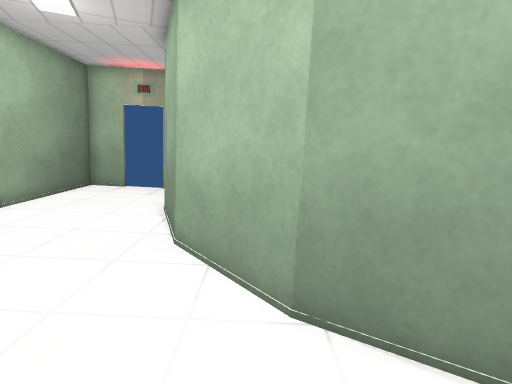
view 1 (above)

13 first-person views from a walk through a 3-D level made in the Unity game engine. The camera is 1.3 m above the floor, tilts 12° down and sees 80° across. The floor is counted in squares, 0.5 m on a side. Each view is taken from the middle of a square. On the plan, view 1 faces up. The plan holds only what a view shows up to about 20 squares ahead; the rest is blank. The player is left out. Door leaves are left out, so doorways stand open. Some surface patterns are stand-ins.

view 2
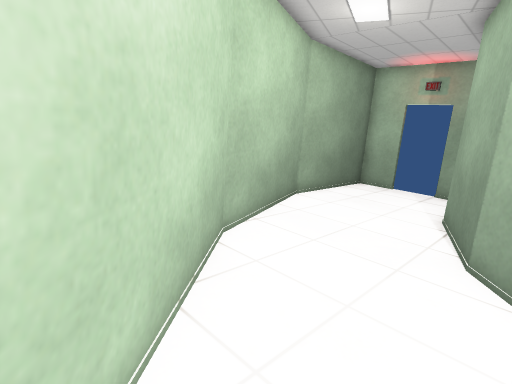

view 3
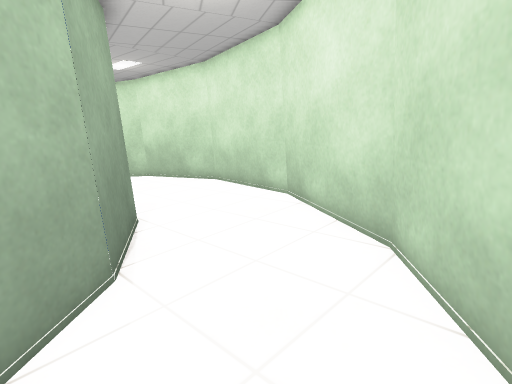

view 4
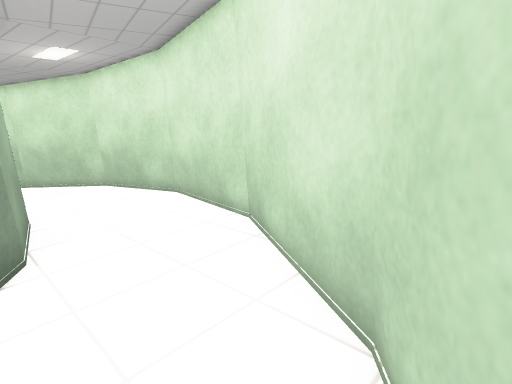

view 5
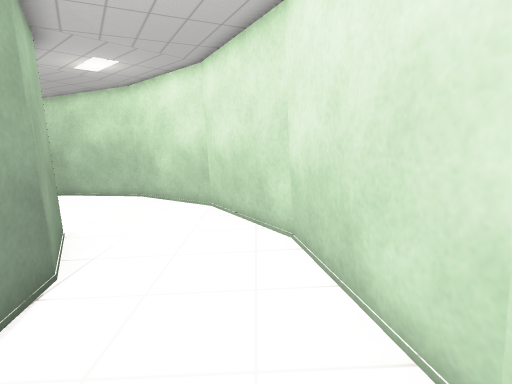

view 6
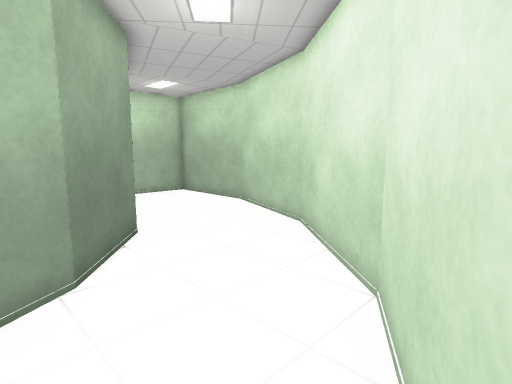

view 7
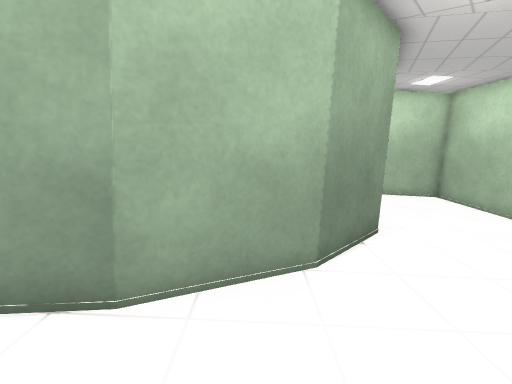

view 8
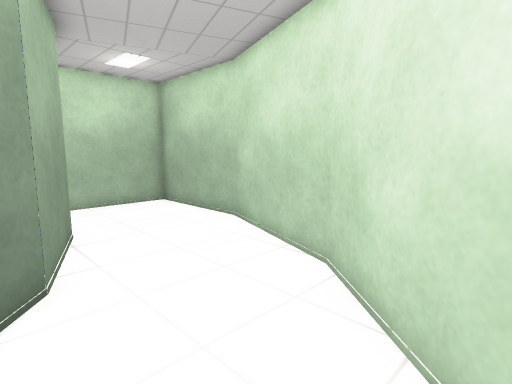

view 9
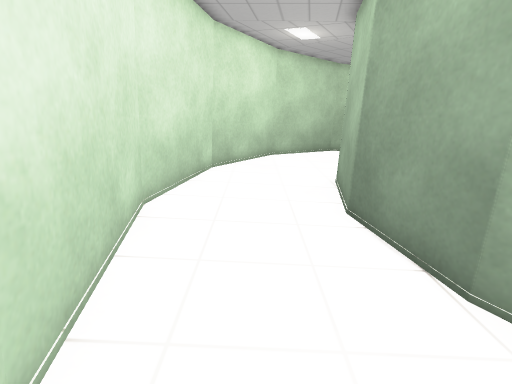

view 10
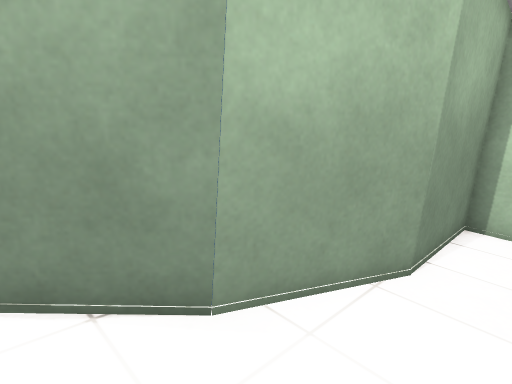

view 11
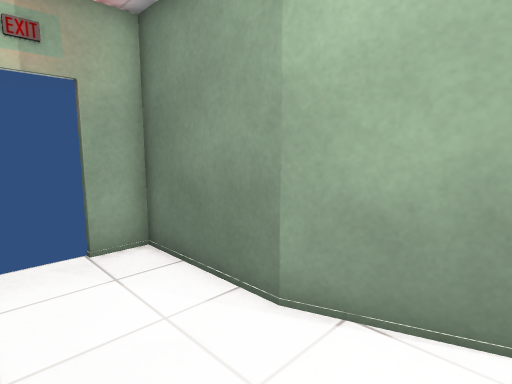

view 12
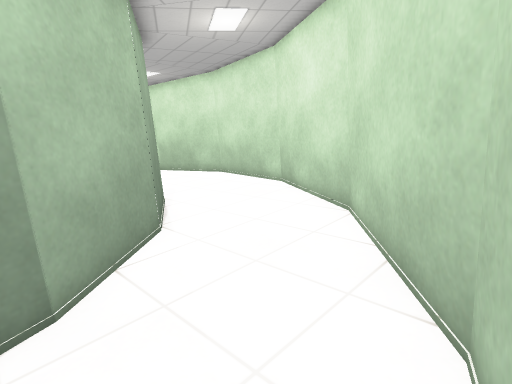

view 13
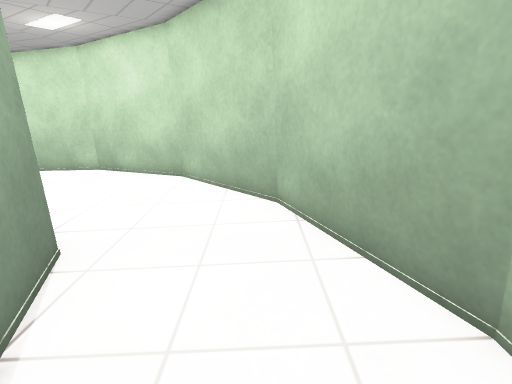

### Floor plan
Key: @ floor where view 1 was taken; # wall or solid block; . main floor; : floor 0.25 m higher than the main floor; - floor 0.25 m lower than the main floor; _ floor 0.5 m lower than the main floor; < floor 0.75 m lower than the main floor; D open door.
Columns run from 8 left of view 1 to 25 right of it. Each row starts with its distance up from view 1.
 16 #DDD##                      ######
 15 #....#                      #<<<<#
 14 #....#                      #<<<<#
 13 #....#                      #<<<<#
 12 #....#                     # _<<<#
 11 #:...#                     #___<<#
 10 #::..#                     #____<#
  9 #:::.##                   ##____##
  8 #::::.#                   #_____#
  7 ##::::##                 ##_____#
  6  #:::::##               ##_____##
  5  ##:::::##             ##--____#
  4   #::::::##           ##----__##
  3   ##::::::###       ###------##
  2    ##::::::.#########--------#
  1     ##::::::..........------##
  0      ##:@::::..........---###
 -1       ###:::::..........-##
 -2         ###::::........###
 -3           #####:..######
 -4               ######

Where each view was taken, in squares from view 1:
view 1: 0 up, 0 right, facing up
view 2: 0 up, 1 left, facing up-left
view 3: 6 up, 5 left, facing down-right
view 4: 3 up, 4 left, facing down-right
view 5: 2 down, 6 right, facing right
view 6: 2 down, 14 right, facing up-right
view 7: 2 down, 14 right, facing up
view 8: 1 up, 17 right, facing up-right
view 9: 1 down, 16 right, facing left
view 10: 5 up, 21 right, facing up-left
view 11: 8 up, 7 left, facing up-right
view 12: 8 up, 7 left, facing down-right
view 13: 13 up, 6 left, facing down
